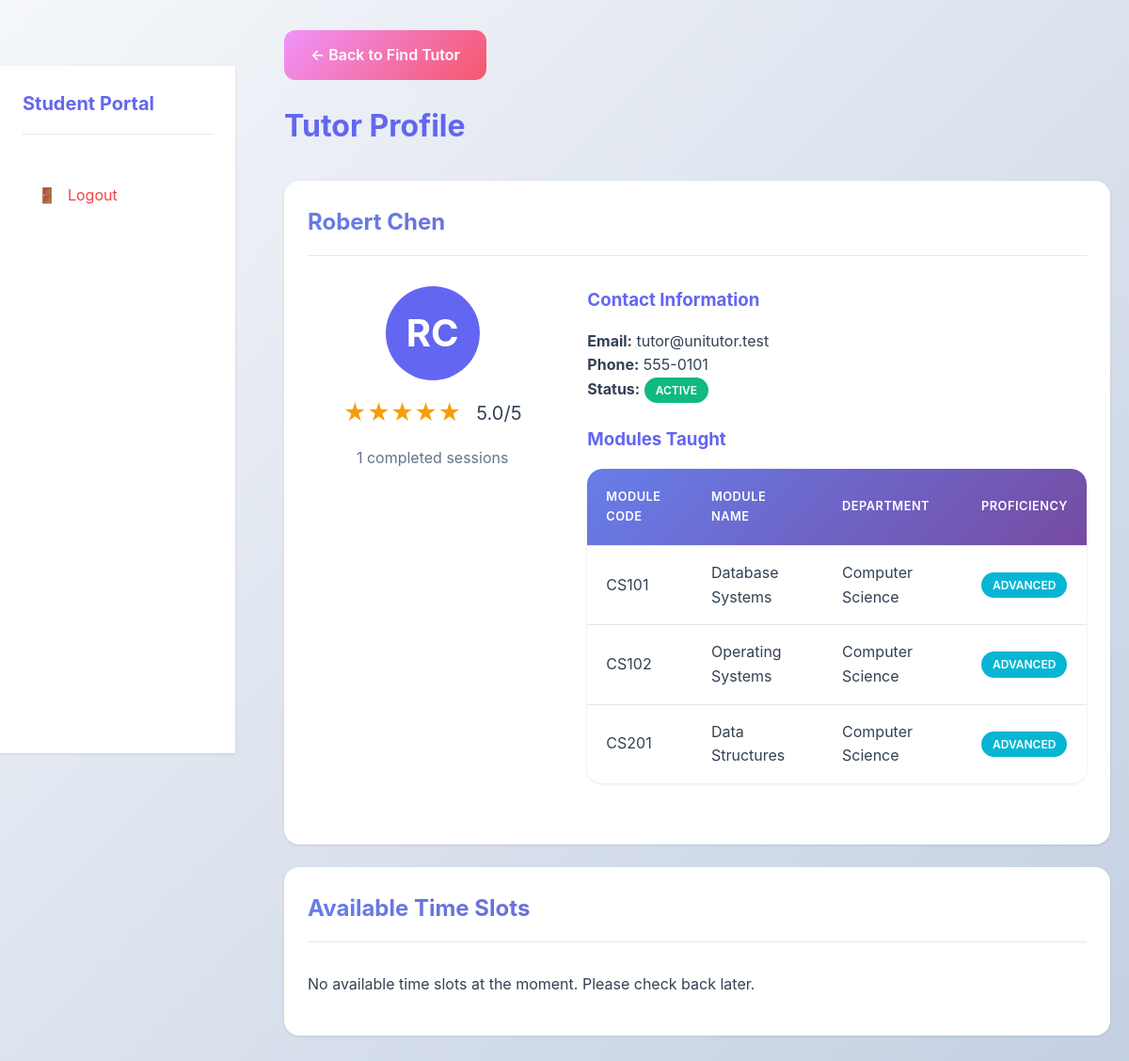
The page /student/tutor_profile.php?tutor_id=1 (signed in) on the database its author committed.
### tables this page shows
CREATE TABLE tutors (
    tutor_id INT AUTO_INCREMENT PRIMARY KEY,
    tutor_number VARCHAR(20) NOT NULL UNIQUE,
    first_name VARCHAR(50) NOT NULL,
    last_name VARCHAR(50) NOT NULL,
    email VARCHAR(100) NOT NULL UNIQUE,
    password VARCHAR(255) NOT NULL,
    phone VARCHAR(20),
    status ENUM('active', 'inactive') DEFAULT 'active',
    created_at TIMESTAMP DEFAULT CURRENT_TIMESTAMP
);

CREATE TABLE tutor_modules (
    tutor_module_id INT AUTO_INCREMENT PRIMARY KEY,
    tutor_id INT NOT NULL,
    module_id INT NOT NULL,
    proficiency_level ENUM('beginner', 'intermediate', 'advanced') DEFAULT 'intermediate',
    created_at TIMESTAMP DEFAULT CURRENT_TIMESTAMP,
    FOREIGN KEY (tutor_id) REFERENCES tutors(tutor_id) ON DELETE CASCADE,
    FOREIGN KEY (module_id) REFERENCES modules(module_id) ON DELETE CASCADE,
    UNIQUE KEY unique_tutor_module (tutor_id, module_id)
);

CREATE TABLE modules (
    module_id INT AUTO_INCREMENT PRIMARY KEY,
    module_code VARCHAR(20) NOT NULL UNIQUE,
    module_name VARCHAR(100) NOT NULL,
    program_id INT NOT NULL,
    created_at TIMESTAMP DEFAULT CURRENT_TIMESTAMP,
    FOREIGN KEY (program_id) REFERENCES programs(program_id) ON DELETE CASCADE
);

CREATE TABLE departments (
    department_id INT AUTO_INCREMENT PRIMARY KEY,
    department_name VARCHAR(100) NOT NULL UNIQUE,
    description TEXT,
    admin_id INT,
    created_at TIMESTAMP DEFAULT CURRENT_TIMESTAMP,
    FOREIGN KEY (admin_id) REFERENCES admins(admin_id) ON DELETE SET NULL
);

### includes/functions.php (called while the page is built, shortened)
<?php
function generateStarRating($rating) {
    $stars = '';
    for ($i = 1; $i <= 5; $i++) {
        if ($i <= $rating) {
            $stars .= '★';
        } else {
            $stars .= '☆';
        }
    }
    return $stars;
}
function getTutorAverageRating($pdo, $tutor_id) {
    $stmt = $pdo->prepare("SELECT AVG(rating) as avg_rating FROM feedback WHERE tutor_id = ?");
    $stmt->execute([$tutor_id]);
    $result = $stmt->fetch();
    return $result['avg_rating'] ? round($result['avg_rating'], 1) : 0;
}
function getTutorSessionCount($pdo, $tutor_id) {
    $stmt = $pdo->prepare("SELECT COUNT(*) as count FROM sessions s
                          JOIN bookings b ON s.booking_id = b.booking_id
                          WHERE b.tutor_id = ? AND s.status = 'completed'");
    $stmt->execute([$tutor_id]);
    $result = $stmt->fetch();
    return $result['count'] ?? 0;
}
?>

### student/tutor_profile.php (the view, shortened to what this page needs)
<?php
require_once '../config/database.php';
require_once '../includes/functions.php';
$tutor_id = intval($_GET['tutor_id'] ?? 0);
$stmt = $pdo->prepare("SELECT * FROM tutors WHERE tutor_id = ?");
$stmt->execute([$tutor_id]);
$tutor = $stmt->fetch();
$stmt = $pdo->prepare("
    SELECT m.module_code, m.module_name, tm.proficiency_level, p.program_name, d.department_name
    FROM tutor_modules tm
    JOIN modules m ON tm.module_id = m.module_id
    JOIN programs p ON m.program_id = p.program_id
    JOIN departments d ON p.department_id = d.department_id
    WHERE tm.tutor_id = ?
");
$stmt->execute([$tutor_id]);
$tutor_modules = $stmt->fetchAll();
$avg_rating = getTutorAverageRating($pdo, $tutor_id);
$session_count = getTutorSessionCount($pdo, $tutor_id);
$stmt = $pdo->prepare("
    SELECT aslot.*, m.module_code, m.module_name
    FROM available_slots aslot
    JOIN modules m ON aslot.module_id = m.module_id
    WHERE aslot.tutor_id = ? AND aslot.availability_status = 'available' AND aslot.slot_date >= CURDATE()
    ORDER BY aslot.slot_date ASC, aslot.start_time ASC
");
$stmt->execute([$tutor_id]);
$available_slots = $stmt->fetchAll();
?>
<!DOCTYPE html>
<html lang="en">
<head>
    <link rel="stylesheet" href="../assets/css/style.css">
</head>
<body>
    <div class="dashboard-layout">
        <?php include '../includes/sidebar.php'; ?>
        <div class="main-content">
            <div class="container-fluid">
                <div class="page-header">
                    <a href="find_tutor.php" class="btn btn-secondary" style="margin-bottom: 1rem;">← Back to Find Tutor</a>
                    <h1>Tutor Profile</h1>
                </div>
                <div class="card">
                    <div class="card-header">
                        <h2><?php echo htmlspecialchars($tutor['first_name'] . ' ' . $tutor['last_name']); ?></h2>
                    </div>
                    <div class="card-body">
                        <div style="display: flex; gap: 2rem; flex-wrap: wrap;">
                            <div style="flex: 1; min-width: 250px;">
                                <div style="text-align: center; margin-bottom: 1.5rem;">
                                    <div class="tutor-avatar" style="width: 100px; height: 100px; font-size: 2.5rem; margin: 0 auto 1rem;">
                                        <?php echo strtoupper(substr($tutor['first_name'], 0, 1) . substr($tutor['last_name'], 0, 1)); ?>
                                    </div>
                                    <div class="tutor-rating" style="justify-content: center;">
                                        <span class="stars" style="font-size: 1.5rem;"><?php echo generateStarRating(round($avg_rating)); ?></span>
                                        <span style="font-size: 1.25rem; margin-left: 0.5rem;"><?php echo number_format($avg_rating, 1); ?>/5</span>
                                    </div>
                                    <p style="margin-top: 0.5rem; color: var(--text-muted);"><?php echo $session_count; ?> completed sessions</p>
                                </div>
                            </div>
                            <div style="flex: 2; min-width: 300px;">
                                <h3 style="color: var(--primary-color); margin-bottom: 1rem;">Contact Information</h3>
                                <p><strong>Email:</strong> <?php echo htmlspecialchars($tutor['email']); ?></p>
                                <?php if ($tutor['phone']): ?>
                                    <p><strong>Phone:</strong> <?php echo htmlspecialchars($tutor['phone']); ?></p>
                                <?php endif; ?>
                                <p><strong>Status:</strong> <span class="badge <?php echo $tutor['status'] == 'active' ? 'badge-success' : 'badge-danger'; ?>"><?php echo ucfirst($tutor['status']); ?></span></p>
                                <h3 style="color: var(--primary-color); margin: 1.5rem 0 1rem;">Modules Taught</h3>
                                <div class="table-responsive">
                                    <table>
                                        <thead>
                                            <tr>
                                                <th>Module Code</th>
                                                <th>Module Name</th>
                                                <th>Department</th>
                                                <th>Proficiency</th>
                                            </tr>
                                        </thead>
                                        <tbody>
                                            <?php foreach ($tutor_modules as $tm): ?>
                                            <tr>
                                                <td><?php echo htmlspecialchars($tm['module_code']); ?></td>
                                                <td><?php echo htmlspecialchars($tm['module_name']); ?></td>
                                                <td><?php echo htmlspecialchars($tm['department_name']); ?></td>
                                                <td><span class="badge badge-info"><?php echo ucfirst($tm['proficiency_level']); ?></span></td>
                                            </tr>
                                            <?php endforeach; ?>
                                        </tbody>
                                    </table>
                                </div>
                            </div>
                        </div>
                    </div>
                </div>
                <div class="card">
                    <div class="card-header">
                        <h2>Available Time Slots</h2>
                    </div>
                    <div class="card-body">
                        <?php if (empty($available_slots)): ?>
                            <p>No available time slots at the moment. Please check back later.</p>
                        <?php endif; ?>
                    </div>
                </div>
            </div>
        </div>
    </div>
</body>
</html>

### assets/css/style.css (style rules this page uses)
:root { --primary-color: #6366f1; --primary-dark: #4f46e5; --primary-light: #818cf8; --secondary-color: #8b5cf6; --success-color: #10b981; --danger-color: #ef4444; --warning-color: #f59e0b; --info-color: #06b6d4; --light-color: #f8fafc; --dark-color: #1e293b; --border-color: #e2e8f0; --text-color: #334155; --text-muted: #64748b; --white: #ffffff; --shadow: 0 1px 3px rgba(0, 0, 0, 0.1); --shadow-lg: 0 10px 25px rgba(0, 0, 0, 0.15); --shadow-xl: 0 20px 40px rgba(0, 0, 0, 0.2); --radius: 12px; --radius-lg: 16px; --gradient-primary: linear-gradient(135deg, #667eea 0%, #764ba2 100%); --gradient-secondary: linear-gradient(135deg, #f093fb 0%, #f5576c 100%); --gradient-success: linear-gradient(135deg, #4facfe 0%, #00f2fe 100%); }
* { margin: 0; padding: 0; box-sizing: border-box; }
body { font-family: -apple-system, BlinkMacSystemFont, 'Segoe UI', Roboto, 'Helvetica Neue', Arial, sans-serif; line-height: 1.6; color: var(--text-color); background: linear-gradient(135deg, #f5f7fa 0%, #c3cfe2 100%); min-height: 100vh; display: flex; flex-direction: column; }
html { scroll-behavior: smooth; }
.container-fluid { width: 100%; padding: 0 20px; }
.btn { display: inline-block; padding: 0.85rem 1.75rem; border: none; border-radius: var(--radius); font-size: 1rem; font-weight: 600; text-decoration: none; cursor: pointer; transition: all 0.3s ease; text-align: center; position: relative; overflow: hidden; transform: translateY(0); }
.btn::before { content: ''; position: absolute; top: 50%; left: 50%; width: 0; height: 0; border-radius: 50%; background: rgba(255, 255, 255, 0.3); transform: translate(-50%, -50%); transition: width 0.6s, height 0.6s; }
.btn-secondary { background: var(--gradient-secondary); color: var(--white); }
.card { background: var(--white); border-radius: var(--radius-lg); box-shadow: var(--shadow); padding: 1.5rem; margin-bottom: 1.5rem; transition: all 0.3s ease; border: 1px solid transparent; }
.card-header { border-bottom: 1px solid var(--border-color); padding-bottom: 1rem; margin-bottom: 1rem; }
.card-header h2, .card-header h3 { background: var(--gradient-primary); -webkit-background-clip: text; -webkit-text-fill-color: transparent; background-clip: text; margin: 0; }
.card-body { padding: 1rem 0; }
.table-responsive { overflow-x: auto; margin-bottom: 1.5rem; border-radius: var(--radius-lg); box-shadow: var(--shadow); }
table { width: 100%; border-collapse: separate; border-spacing: 0; background-color: var(--white); border-radius: var(--radius-lg); overflow: hidden; }
table thead { background: var(--gradient-primary); color: var(--white); }
table th, table td { padding: 1rem 1.25rem; text-align: left; border-bottom: 1px solid var(--border-color); transition: background-color 0.3s ease; }
table th { font-weight: 600; text-transform: uppercase; font-size: 0.8rem; letter-spacing: 0.5px; padding: 1.25rem; }
table tbody tr { transition: all 0.3s ease; }
table tbody tr:last-child td { border-bottom: none; }
.badge { display: inline-block; padding: 0.25rem 0.75rem; border-radius: 9999px; font-size: 0.75rem; font-weight: 600; text-transform: uppercase; }
.badge-success { background-color: var(--success-color); color: var(--white); }
.badge-info { background-color: var(--info-color); color: var(--white); }
.dashboard-layout { display: grid; grid-template-columns: 250px 1fr; gap: 2rem; min-height: calc(100vh - 70px); }
.main-content { padding: 2rem 0; }
.page-header { margin-bottom: 2rem; }
.page-header h1 { color: var(--primary-color); margin-bottom: 0.5rem; }
.tutor-avatar { width: 60px; height: 60px; border-radius: 50%; background-color: var(--primary-color); color: var(--white); display: flex; align-items: center; justify-content: center; font-size: 1.5rem; font-weight: 700; }
.tutor-rating { display: flex; align-items: center; gap: 0.5rem; margin-bottom: 1rem; }
.tutor-rating .stars { color: var(--warning-color); font-size: 1.25rem; }

### rows shown on the page
tutors: first_name+last_name "Robert Chen", first_name+last_name "RC", email "tutor@unitutor.test", phone "555-0101", status "ACTIVE"
tutor_modules: module.module_code "CS101", module.module_name "Database Systems", departments.department_name "Computer Science", proficiency_level "ADVANCED"
tutor_modules: module.module_code "CS102", module.module_name "Operating Systems", departments.department_name "Computer Science", proficiency_level "ADVANCED"
tutor_modules: module.module_code "CS201", module.module_name "Data Structures", departments.department_name "Computer Science", proficiency_level "ADVANCED"

### other values the page prints
getCurrentUserRole() "Student"
generateStarRating(round($avg_rating)) "★★★★★"
$avg_rating "5.0"
$session_count "1"
